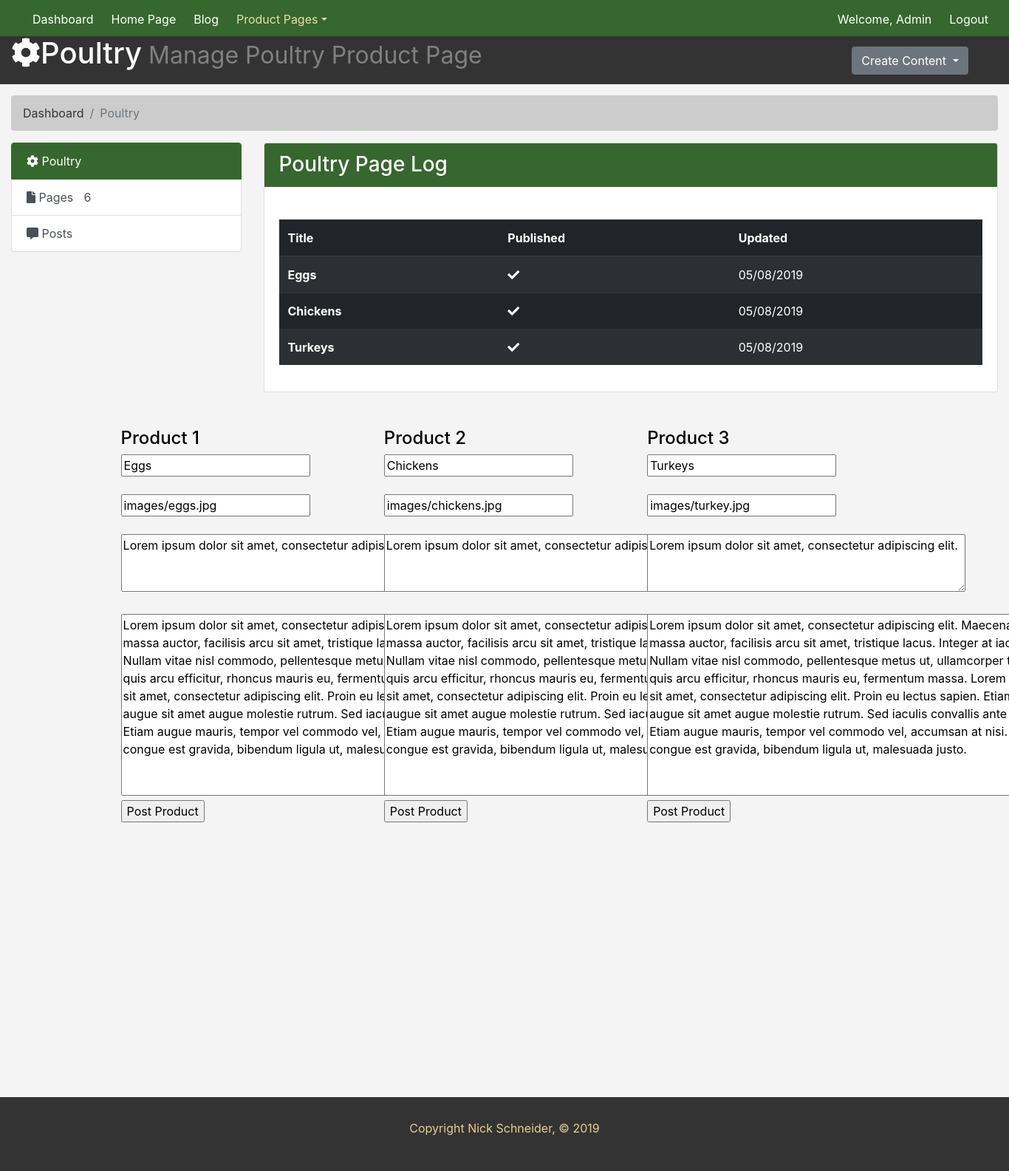
/admin/poultry/poultry.php, run on the app's committed database.
### tables this page shows
CREATE TABLE `poultry` (
  `poultry_id` int(11) NOT NULL,
  `poultry_title` varchar(255) NOT NULL,
  `poultry_image` varchar(255) NOT NULL,
  `poultry_tag` text NOT NULL,
  `poultry_content` text NOT NULL,
  `update_timestamp` int(11) NOT NULL
);

### includes/poultry.php (called while the page is built, shortened)
<?php
class Poultry{
  public function fetch_all(){
    global $pdo;
    $query = $pdo->prepare("SELECT * FROM poultry");
    $query->execute();
    return $query->fetchAll();
  }
}
 ?>

### admin/poultry/poultry.php (the view, shortened to what this page needs)
<?php
  include_once('../../includes/connection.php');
  include_once('../../includes/poultry.php');
  $poultry = new Poultry;
  $poultrys = $poultry->fetch_all();
 ?>
<!doctype html>
<html lang="en">
  <head>
    <link rel="stylesheet" href="https://use.fontawesome.com/releases/v5.8.1/css/all.css">
    <link rel="stylesheet" href="https://maxcdn.bootstrapcdn.com/bootstrap/4.0.0/css/bootstrap.min.css"
>
    <link rel="stylesheet" href="../styles.css">
  </head>
  <body>
    <nav class="navbar navbar-expand-md fixed-top">
      <div class="collapse navbar-collapse" id="navbarsExampleDefault">
        <ul class="navbar-nav mr-auto">
          <li class="nav-item">
            <a class="nav-link" href="../index.php">Dashboard <span class="sr-only">(current)</span></a>
          </li>
          <li class="nav-item">
            <a class="nav-link" href="../home/home.php">Home Page</a>
          </li>
          <li class="nav-item">
            <a class="nav-link" href="../blog/blog.php">Blog</a>
          </li>
          <li class="nav-item dropdown active">
            <a class="nav-link dropdown-toggle" href="http://example.com" id="dropdown01" data-toggle="dropdown" aria-haspopup="true" aria-expanded="false">Product Pages</a>
          </li>
        </ul>
        <ul class="nav navbar-nav navbar-right">
          <li class="nav-item"> <a class="nav-link" href="#">Welcome, Admin</a></li>
          <li class="nav-item"><a class="nav-link" href="../logout.php">Logout</a></li>
        </ul>
      </div>
    </nav>
    <header id="header">
      <div class="container-fluid">
        <div class="row">
          <div class="col-md-10">
            <h1><span><i class="fas fa-cog"></i></span>Poultry<small> Manage Poultry Product Page</small></h1>
          </div>
          <div class="col-md-2 create">
            <div class="dropdown">
              <button class="btn btn-secondary dropdown-toggle" type="button" id="dropdownMenuButton" data-toggle="dropdown" aria-haspopup="true" aria-expanded="false">
                Create Content
              </button>
            </div>
          </div>
        </div>
      </div>
    </header>
    <section id="breadcrumb">
      <div class="container-fluid">
        <ol class="breadcrumb">
          <li class="breadcrumb-item"><a href="index.php">Dashboard</a></li>
          <li class="breadcrumb-item active">Poultry</li>
        </ol>
      </div>
    </section>
    <section id="main">
      <div class="container-fluid">
        <div class="row">
          <div class="col-md-3">
            <div class="list-group">
              <a href="#" class="list-group-item list-group-item-action active main-color-bg">
                <span><i class="fas fa-cog"></i></span> Poultry
              </a>
              <a href="index.html" class="list-group-item list-group-item-action"><span><i class="fas fa-file"></i></span> Pages <span class="badge-pill">6</span></a>
              <a href="blog.html" class="list-group-item list-group-item-action"><span><i class="fas fa-comment-alt"></i></span> Posts <span class="badge-pill"></span></a>
            </div>
          </div>
          <div class="col-md-9">
            <div class="card">
              <h3 class="card-header main-color-bg">Poultry Page Log</h3>
              <div class="card-body">
                <table class="table table-striped table-dark table-hover mt-4">
                  <thead>
                    <tr>
                      <th scope="col">Title</th>
                      <th scope="col">Published</th>
                      <th scope="col">Updated</th>
                    </tr>
                  </thead>
                  <tbody>
                  <?php foreach($poultrys as $poultry){ ?>
                    <tr>
                      <th scope="row"> <?php echo $poultry['poultry_title'] ?> </th>
                      <td><span><i class="fas fa-check"></i></span></td>
                      <td><?php echo date('m/d/Y', $poultry['update_timestamp']) ?></td>
                    </tr>
                <?php } ?>
                </tbody>
                </table>
              </div>
            </div>
          </div>
        </div>
      </div>
    </section>
    <section id="home-edit">
      <br><br>
      <div class="container-fluid">
        <div class="row" style="width: 80%; margin: auto;">
          <?php foreach($poultrys as $poultry){ ?>
          <div class="col-sm-4">
            <h4>Product <?php echo $poultry['poultry_id'] ?></h4>
            <form action="update.php" method="post">
              <input type="text" name="title" value="<?php echo $poultry['poultry_title']; ?>">
              <br><br>
              <input type="text" name="image" value="<?php echo $poultry['poultry_image'] ?>">
              <br><br>
              <textarea name="tag" rows="3" cols="40"><?php echo $poultry['poultry_tag']; ?></textarea>
              <br><br>
              <textarea name="content" rows="10" cols="55"><?php echo $poultry['poultry_content']; ?></textarea>
              <br>
              <input type="submit" name="submit1" value="Post Product">
            </form>
          </div>
        <?php } ?>
        </div>
      </div>
    </section>
    <footer class="page-footer" id=footer>
      <p>Copyright Nick Schneider, &copy; 2019</p>
    </footer>
  </body>
</html>

### admin/styles.css (style rules this page uses)
html { scroll-behavior: smooth; }
body { background-color: #f4f4f4; color: black; }
.navbar { min-height: 33px !important; margin-bottom: 0; border-radius: 0; }
.navbar-nav > li > a, .navbar-brand { padding-top: 6px !important; padding-bottom: 0 !important; height: 33px; }
.navbar { background-color: #36672e; }
.navbar .navbar-nav .nav-link { color: #ffffff; border-radius: .25rem; margin: 0 0.25em; }
.navbar .navbar-nav .nav-item.active .nav-link, .navbar .navbar-nav .nav-item.active .nav-link:hover, .navbar .navbar-nav .nav-item.active .nav-link:focus, .navbar .navbar-nav .nav-item.show .nav-link, .navbar .navbar-nav .nav-item.show .nav-link:hover, .navbar .navbar-nav .nav-item.show .nav-link:focus { color: #e8ddaf; background-color: #36672e; }
.navbar .navbar-collapse, .navbar .navbar-form { border-color: #ffffff; }
.main-color-bg { background-color: #36672e !important; border-color: #36672e !important; color: #ffffff; }
#header { margin-top: 48px; background-color: #333333; padding-bottom: 10px; margin-bottom: 15px; color: white; }
#header .create { padding-top: 15px; }
small { color: grey; }
.breadcrumb { background-color: #cccccc; color: #333333; }
.breadcrumb a { color: #333333; }
#footer { background: #333333; color: white; text-align: center; padding: 30px; margin-top: 30px; }
footer, footer h6, footer i, footer p, footer a { color: #e8ce8d; text-align: center; }
footer { position: relative; top: 25vw; bottom: 0px; width: 100%; }

### data on the page
poultry: poultry_title "Eggs", update_timestamp "05/08/2019", poultry_id "1", title "Eggs", image "images/eggs.jpg", tag "Lorem ipsum dolor sit amet, consectetur adipiscing elit.", content "Lorem ipsum dolor sit amet, consectetur adipiscing elit. Maecenas vitae massa auctor, facilisis arcu sit amet, tristique lacus. Integer at iaculis tellus. Nullam vitae nisl commodo, pellentesque metus ut, ullamcorper tellus. Cras quis arcu efficitur, rhoncus mauris eu, fermentum massa. Lorem ipsum dolor sit amet, consectetur adipiscing elit. Proin eu lectus sapien. Etiam tempus augue sit amet augue molestie rutrum. Sed iaculis convallis ante eu ornare. Etiam augue mauris, tempor vel commodo vel, accumsan at nisi. Nam congue est gravida, bibendum ligula ut, malesuada justo."
poultry: poultry_title "Chickens", update_timestamp "05/08/2019", poultry_id "2", title "Chickens", image "images/chickens.jpg", tag "Lorem ipsum dolor sit amet, consectetur adipiscing elit.", content "Lorem ipsum dolor sit amet, consectetur adipiscing elit. Maecenas vitae massa auctor, facilisis arcu sit amet, tristique lacus. Integer at iaculis tellus. Nullam vitae nisl commodo, pellentesque metus ut, ullamcorper tellus. Cras quis arcu efficitur, rhoncus mauris eu, fermentum massa. Lorem ipsum dolor sit amet, consectetur adipiscing elit. Proin eu lectus sapien. Etiam tempus augue sit amet augue molestie rutrum. Sed iaculis convallis ante eu ornare. Etiam augue mauris, tempor vel commodo vel, accumsan at nisi. Nam congue est gravida, bibendum ligula ut, malesuada justo."
poultry: poultry_title "Turkeys", update_timestamp "05/08/2019", poultry_id "3", title "Turkeys", image "images/turkey.jpg", tag "Lorem ipsum dolor sit amet, consectetur adipiscing elit.", content "Lorem ipsum dolor sit amet, consectetur adipiscing elit. Maecenas vitae massa auctor, facilisis arcu sit amet, tristique lacus. Integer at iaculis tellus. Nullam vitae nisl commodo, pellentesque metus ut, ullamcorper tellus. Cras quis arcu efficitur, rhoncus mauris eu, fermentum massa. Lorem ipsum dolor sit amet, consectetur adipiscing elit. Proin eu lectus sapien. Etiam tempus augue sit amet augue molestie rutrum. Sed iaculis convallis ante eu ornare. Etiam augue mauris, tempor vel commodo vel, accumsan at nisi. Nam congue est gravida, bibendum ligula ut, malesuada justo."
